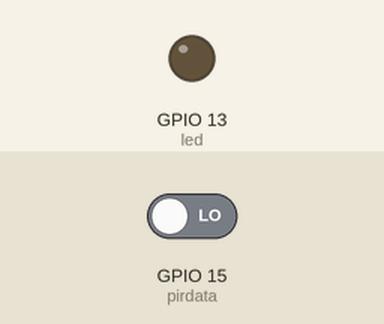
The sketch below on a simulated ESP32. Parts: output pins drawn as LEDs (lit = HIGH). The test bench sets the inputs (shaded band); at power-on: GPIO 15 (pirdata) LOW. WiFi joins after 1.5 s; servers stay silent unless stated; what the sketch prints to the serial monitor is not drawn.

Above: at 2.7 s.
2.8 s: GPIO 15 (pirdata) driven HIGH
At 3.6 s:
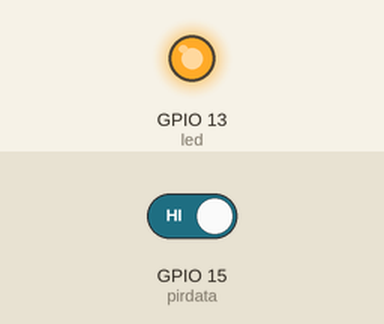
4.3 s: GPIO 15 (pirdata) driven LOW
At 4.8 s:
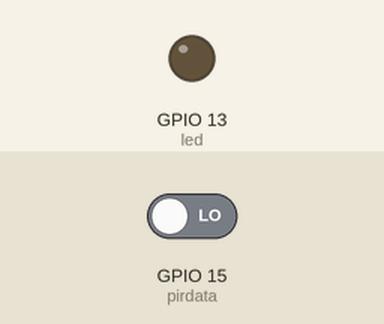
Timing chart, 0 to 7.3 s (numbered marks = the images above; inputs shaded):
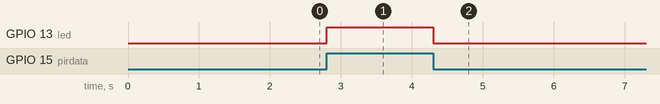

Measured:
- after the input at 2.8 s, GPIO 13 (led): LOW → HIGH at once
- after the input at 4.3 s, GPIO 13 (led): HIGH → LOW at once

The sketch:

cloud-integration-wokwi.ino
```cpp
#include <WiFi.h>
#include <HTTPClient.h>

const int led = 13;
const int pirdata = 15;

int pirstate = LOW;
int value = 0;

const char* ssid = "Wokwi-GUEST";
const char* password = "";

const char* thingspeak_url = "https://api.thingspeak.com/alerts/send";
const char* alerts_api_key = "<--API-KEY-->";

unsigned long lastAlertTime = 0;
const unsigned long alertDelay = 60000;

void setup() {
  Serial.begin(9600);

  pinMode(led, OUTPUT);
  pinMode(pirdata, INPUT);

  Serial.print("Connecting to Wi-Fi");
  WiFi.begin(ssid, password, 6);

  while (WiFi.status() != WL_CONNECTED) {
    delay(500);
    Serial.print(".");
  }
  Serial.println("\nConnected to Wi-Fi");
}

void sendAlert(String subject, String body) {
  if (WiFi.status() == WL_CONNECTED) {
    HTTPClient http;
    http.begin(thingspeak_url);

    http.addHeader("ThingSpeak-Alerts-API-Key", alerts_api_key);
    http.addHeader("Content-Type", "application/json");

    String jsonBody = "{\"subject\": \"" + subject + "\", \"body\": \"" + body + "\"}";

    int httpResponseCode = http.POST(jsonBody);

    if (httpResponseCode == 202) {
      Serial.println("Alert sent successfully.");
    } else {
      Serial.print("Error code: ");
      Serial.println(httpResponseCode);
    }
    http.end();
  } else {
    Serial.println("Wi-Fi not connected");
  }
}

void loop() {
  value = digitalRead(pirdata);

  if (value == HIGH) {
    digitalWrite(led, HIGH);

    if (pirstate == LOW) {
      Serial.println("Motion detected!");
      pirstate = HIGH;

      unsigned long currentTime = millis();
      if (currentTime - lastAlertTime > alertDelay) {
        sendAlert("Motion Alert", "Motion detected!");
        lastAlertTime = currentTime;
      }
    }
  } else {
    digitalWrite(led, LOW);

    if (pirstate == HIGH) {
      Serial.println("Motion ended!");
      pirstate = LOW;

      unsigned long currentTime = millis();
      if (currentTime - lastAlertTime > alertDelay) {
        sendAlert("Motion Alert", "Motion ended!");
        lastAlertTime = currentTime;
      }
    }
  }

  delay(100);
}
```
